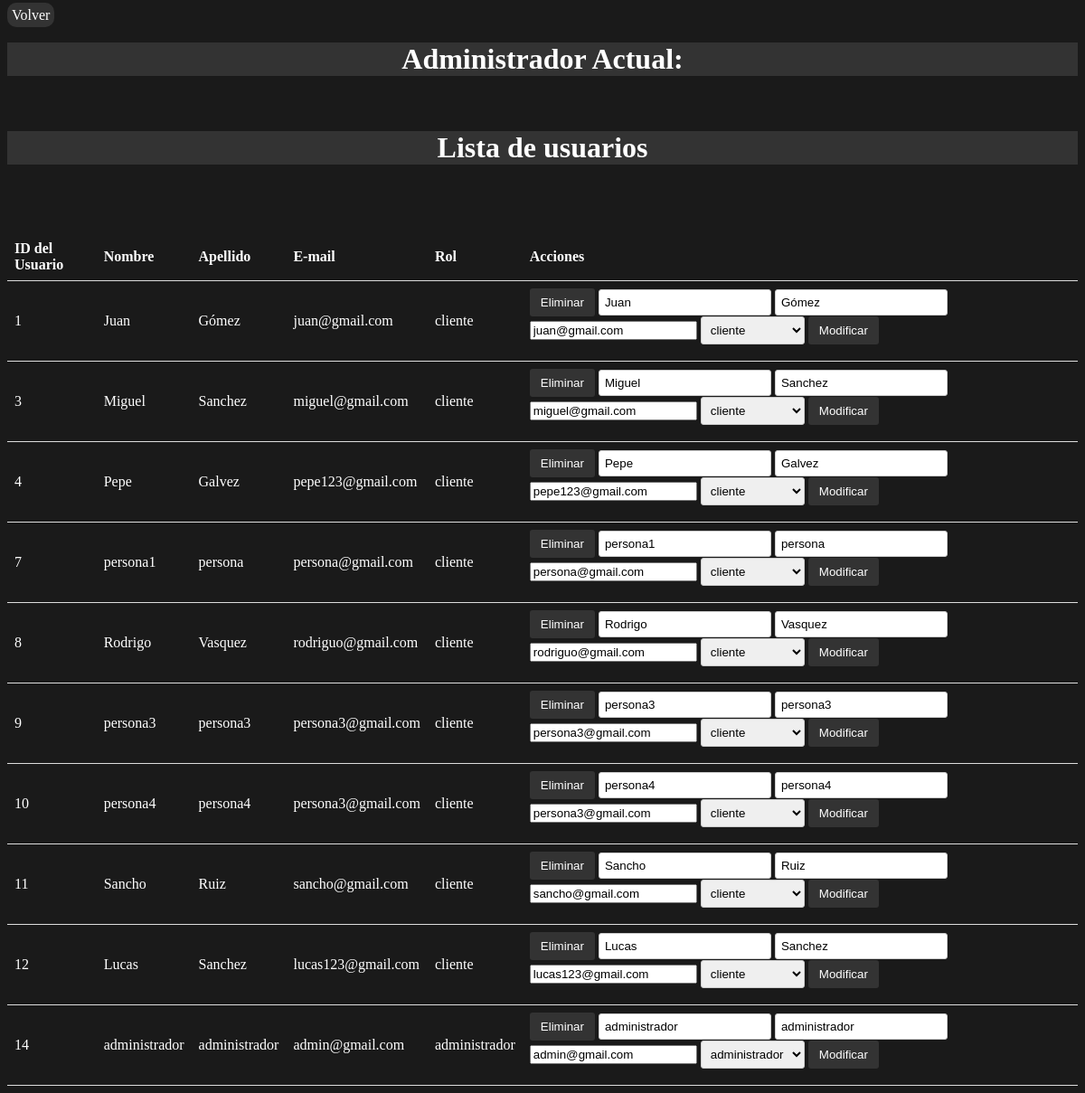
Before: /paginas/administrador-usuarios.php (signed in) with the older database file.
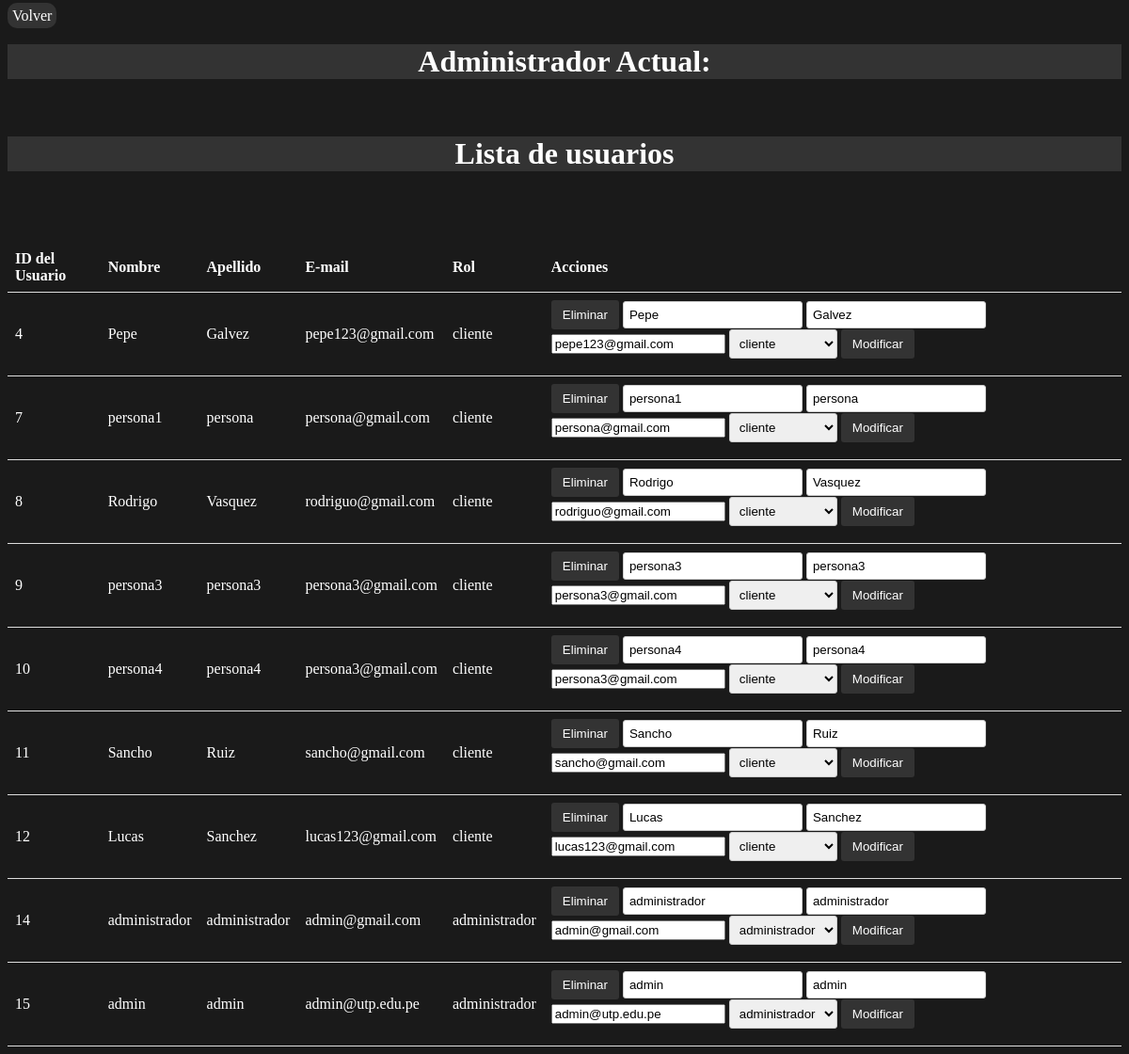
After: the same page with the newer database file.
### tables this page shows
CREATE TABLE `usuario` (
  `idUsuario` int(11) NOT NULL,
  `nombre` varchar(100) DEFAULT NULL,
  `apellido` varchar(100) DEFAULT NULL,
  `email` varchar(100) DEFAULT NULL,
  `clave` varchar(100) DEFAULT NULL,
  `idRol` int(11) DEFAULT NULL
);

CREATE TABLE `rol` (
  `idRol` int(11) NOT NULL,
  `nombre` varchar(100) DEFAULT NULL
);

### paginas/administrador-usuarios.php (the view, shortened to what this page needs)
<?php
include_once("../conexion/conexion.php");
function obtenerUsuarios() {
  global $conn;
  $sql = "SELECT usuario.idUsuario, usuario.nombre AS nombreUsuario, usuario.apellido, usuario.email, usuario.idRol, rol.nombre AS nombreRol FROM usuario
  LEFT JOIN rol ON usuario.idRol = rol.idRol";
  $result = $conn->query($sql);
  if ($result->num_rows > 0) {
      $usuarios = array();
  while ($row = $result->fetch_assoc()) {
      $usuarios[] = $row;
  }
      return $usuarios;
  } else {
      return array();
  }
}
$usuarios = obtenerUsuarios();
function obtenerRoles() {
  global $conn;
  $sql = "SELECT idRol, nombre FROM rol";
  $result = $conn->query($sql);
  if ($result->num_rows > 0) {
      $roles = array();
  while ($row = $result->fetch_assoc()) {
      $roles[] = $row;
  }
      return $roles;
  } else {
      return array();
  }
}
$roles = obtenerRoles();
?>
<!DOCTYPE html>
<html lang="en">
<head>
    <link rel="stylesheet" href="../css/fontawesome-all.min.css">
<link rel="stylesheet" href="../css/style-administrador-users.css">
</head>
<body>
<a class="volver" href="administrador-indice.php">Volver</a>
<div class="container is-fluid">
<div class="col-xs-12">
  		<h1>Administrador Actual: </h1>
      <br>
		<h1>Lista de usuarios</h1>
    <br>
		<br>
           <br>
      <table class="table table-striped table-dark " id= "table_id">
        <thead>
            <tr>
              <th>ID del Usuario</th>
              <th>Nombre</th>
              <th>Apellido</th>
              <th>E-mail</th>
              <th>Rol</th>
              <th>Acciones</th>
            </tr>
          </thead>
          <tbody>
          <?php foreach ($usuarios as $fila) { ?>
            <tr>
              <td><?php echo $fila['idUsuario']; ?></td>
              <td><?php echo $fila['nombreUsuario']; ?></td>
              <td><?php echo $fila['apellido']; ?></td>
              <td><?php echo $fila['email']; ?></td>
              <td><?php echo $fila['nombreRol']; ?></td>
              <td>
            <form method="post" action="<?php echo $_SERVER['PHP_SELF']; ?>">
                <input type="submit" name="eliminar" value="Eliminar">
                <input type="text" name="nombre" value="<?php echo $fila['nombreUsuario']; ?>" required>
                <input type="text" name="apellido" value="<?php echo $fila['apellido']; ?>" required>
                <input type="email" name="email" value="<?php echo $fila['email']; ?>" required>
                <select name="categoria" id="">
                    <?php foreach ($roles as $rol) { ?>
                        <option value="<?= $rol['idRol']?>" <?php if ($fila['idRol'] == $rol['idRol']) echo "selected"; ?> ><?= $rol['nombre'] ?></option>
                    <?php } ?>
                </select>
                <input type="submit" name="modificar" value="Modificar">
            </form>
        </td>
           </tr>
           <?php } ?>
          </tbody>
	</body>
</html>

### css/style-administrador-users.css (style rules this page uses)
body { background-color:#1a1a1a; }
table { width: 100%; border-collapse: collapse; }
h1 { color: #fff; text-align: center; background-color: #333; }
th, td { padding: 8px; text-align: left; border-bottom: 1px solid #ddd; color: #fff; }
form { display: inline-block; margin-bottom: 10px; }
.volver { text-decoration: none; padding: 5px; background-color: #333; color: #fff; border-radius: 10px; }
input[type="text"], input[type="number"], select { padding: 6px; border: 1px solid #ccc; border-radius: 3px; }
input[type="submit"] { padding: 8px 12px; background-color: #333; color: #fff; border: none; border-radius: 3px; cursor: pointer; }

Changed rows visible on the page:
removed usuario: idUsuario "1", nombre "Juan", apellido "Gómez", email "juan@gmail.com", idRol.nombre "cliente", categoria "cliente"
removed usuario: idUsuario "3", nombre "Miguel", apellido "Sanchez", email "miguel@gmail.com", idRol.nombre "cliente", categoria "cliente"
added usuario: idUsuario "15", nombre "admin", apellido "admin", email "admin@utp.edu.pe", idRol.nombre "administrador", categoria "administrador"
